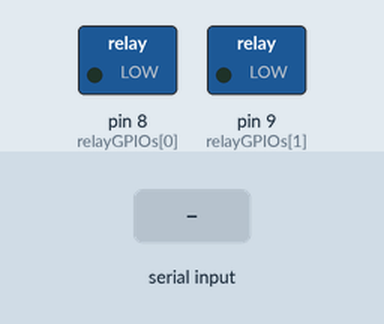
Bench run of a sketch on a simulated Arduino Uno, built with avr-gcc and run on an emulated ATmega328P. Shown: switched loads named in the sketch (green lamp = pin HIGH). The test bench sets the inputs (shaded band). What the sketch prints to the serial monitor is not drawn.

Above: at 1.2 s.
1.3 s: "1\n" received over the second serial link
Timing chart, 0 to 4.3 s (numbered marks = the images above; inputs shaded):
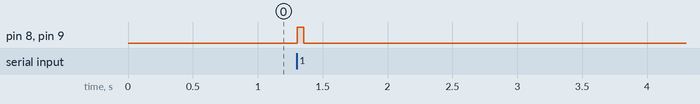

Measured:
- after the input at 1.3 s, pin 8 (relayGPIOs[0]), pin 9 (relayGPIOs[1]): LOW → HIGH at once, → LOW 0.05 s later

The sketch:

realy_nano_main.ino
```cpp
#include <SoftwareSerial.h>
SoftwareSerial ArduinoUno(3,2);

#define RELAY_NO    true
#define NUM_RELAYS  2
int relayGPIOs[NUM_RELAYS] = {8,9};


void setup(){

  Serial.begin(9600);
  ArduinoUno.begin(9600);

  for(int i=1; i<=NUM_RELAYS; i++){
      pinMode(relayGPIOs[i-1], OUTPUT);
    if(RELAY_NO){
      digitalWrite(relayGPIOs[i-1], HIGH);
    }
    else{
      digitalWrite(relayGPIOs[i-1], LOW);
  }
 }
}

void loop(){
  int val;
  if(ArduinoUno.available()>0)
  {
   val = ArduinoUno.parseInt();
   if(ArduinoUno.read()== '$'){
   Serial.println(String("val : ") + val);
  }
}

   if(val==0){
    digitalWrite(8, LOW);//HIGH for no opto relay
    digitalWrite(9, LOW);//HIGH for no opto relay
    Serial.println("RELAYS ON");
   }
  else if (val==1){
    digitalWrite(8, HIGH);//LOW for no opto relay
    digitalWrite(9, HIGH);//LOW for no opto relay
    Serial.println("RELAYS OFF");
 }

delay(50);
}
```
